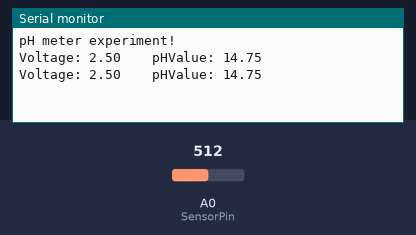
Bench run of a sketch on a simulated Arduino Uno, built with avr-gcc and run on an emulated ATmega328P. On the bench: the last lines printed to the serial monitor. The inputs (shaded band) are chosen by the test bench; at power-on: A0 (SensorPin) = 512.

Above: at 1.8 s.
1.9 s: A0 (SensorPin) set to 716
At 2.8 s:
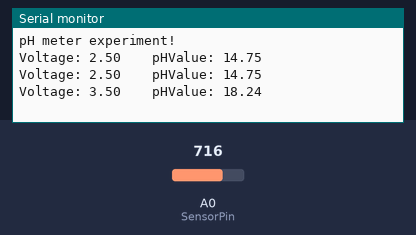
3.4 s: A0 (SensorPin) set to 900
At 4.4 s:
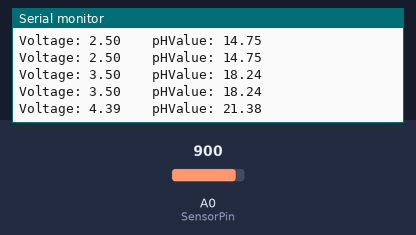
Timing chart, 0 to 6.4 s (numbered marks = the images above; inputs shaded):
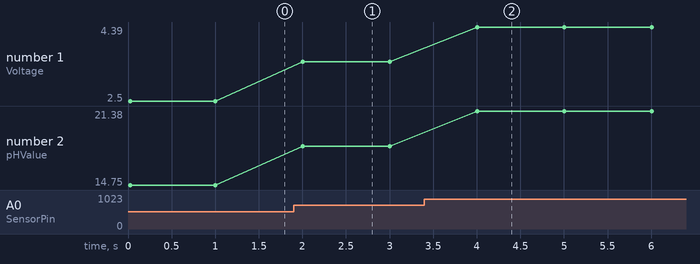

The sketch:

PH_SEN0161.ino
```cpp
#define SensorPin A0            //pH meter Analog output to Arduino Analog Input 0
#define Offset 6            //deviation compensate
float voltage;
float pHValue;
void setup(void)
{
  Serial.begin(9600);
  Serial.println("pH meter experiment!");    //Test the serial monitor
}
void loop(void)
{
  voltage = analogRead(SensorPin)*5.0/1024;
  pHValue = 3.5*voltage+Offset;
  Serial.print("Voltage: ");
  Serial.print(voltage);
  Serial.print("    pHValue: ");
  Serial.println(pHValue);
  delay(1000);
}
```

Measured:
- after the input at 1.9 s, the serial monitor: prints a new line after 0.10 s (image 1)
- after the input at 3.4 s, the serial monitor: prints a new line after 0.60 s (image 2)
- plotted number 1: 2.5 → 3.5 after the input at 1.9 s, 3.5 → 4.39 after the input at 3.4 s
- plotted number 2: 14.75 → 18.24 after the input at 1.9 s, 18.24 → 21.38 after the input at 3.4 s
